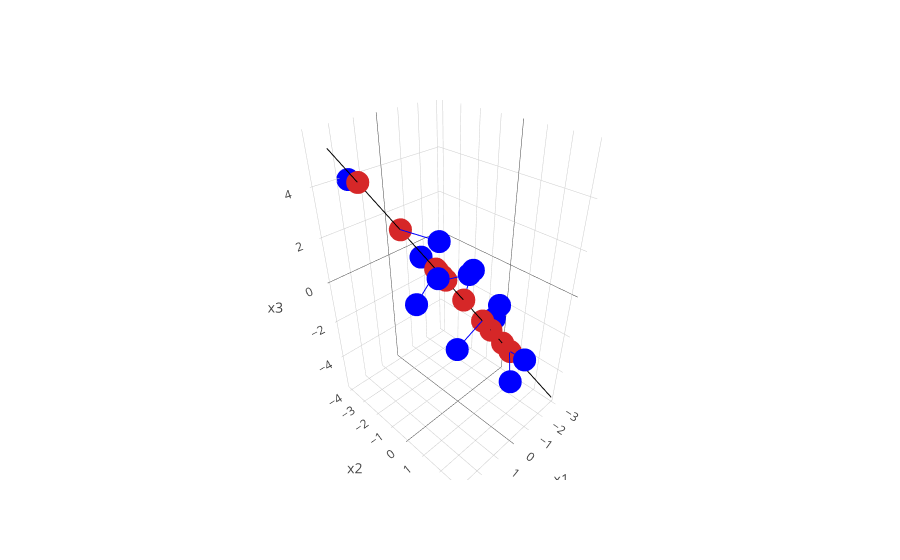

Notebook cell for this chart:
### Markdown cell above
$d=3,k=1$

### Code cell
n = 12
d = 3

x1 = np.linspace(0,5,n)  + np.random.randn(n)*0.05
x2 = -x1*0.1 + np.random.randn(n)*2
x3 = x1*0.7 + np.random.randn(n)*1.5

X = np.concatenate((x1[:,None],x2[:,None],x3[:,None]),axis=1)
X = X - np.mean(X,axis=0)

# fit PCA
pca = PCA(n_components=1)
pca.fit(X)

# get grid for visualizing plane
Zgrid = np.linspace(-7,7,100)[:,None]
Xgrid = pca.inverse_transform(Zgrid)

# get reconstructions of original points
Xhat = pca.inverse_transform(pca.transform(X))

traces1 = []
for i in range(n):
    traces1.append(go.Scatter3d(x=(X[i,0],Xhat[i,0]), 
                                y=(X[i,1],Xhat[i,1]), 
                                z=(X[i,2],Xhat[i,2]), 
                                marker={'color':'blue'}))

trace2 = go.Scatter3d(x=Xgrid[:,0], y=Xgrid[:,1], z=Xgrid[:,2], mode='lines', marker={'color':'black'})

trace3 = go.Scatter3d(x=Xhat[:,0], y=Xhat[:,1], z=Xhat[:,2], mode='markers')

data =  traces1 + [trace2, trace3]

layout = go.Layout(showlegend=False, scene=dict(xaxis={'title':'x1'},yaxis={'title':'x2'},zaxis={'title':'x3'}))


fig = go.Figure(data=data, layout=layout)
iplot(fig)
